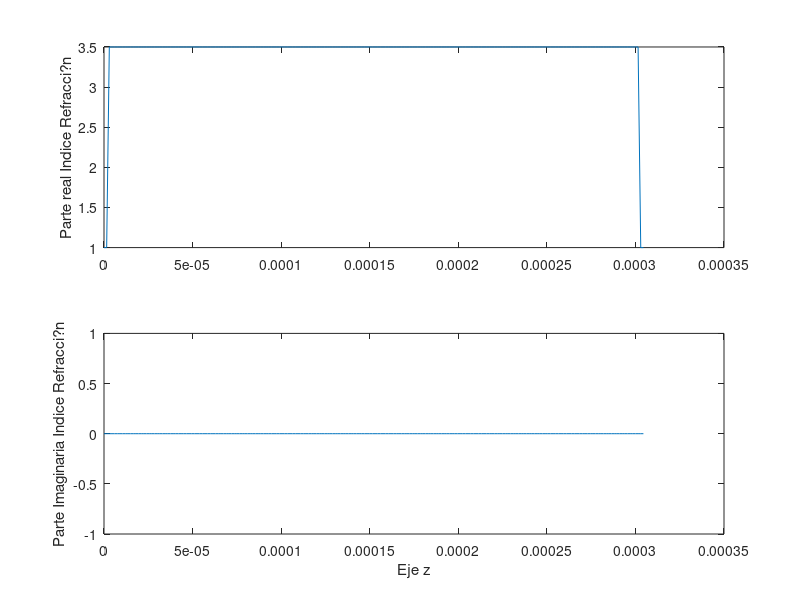

Source code (MATLAB): (Note: this script raises an error after producing the figure.)
%%%% FBP MULTICAPA %%%%% - ANTONIO DELGADO BEJARANO

clear, close,clc;

% PROGRAMA DE SIMULACION PARA PERTURBACIONES PERIODICAS CON n COMPLEJO

% UNIDADES SIST. INTERNACIONAL

% CONSTANTES
c = 2.99793e8;

%% Ganancia optica:

g = 0;
%g = 2e-4;
%g = 3.5e-4;
%g = 4.8336e-4;
%g = 5000;
f = 193e12; % Frecuencia de emision deseada
nC = c*inv(4*pi*f)*g;

%% Definicion y muestreo de la Perturbacion que origina la FG

perturbacion = (3.5 + 1j*nC); % Cavidad fria - Resonador
     
Lper = 300e-6; % Longitud de la perturbacion

% Muestreo de la perturbacion

    % Periodo de muestreo
    z_muestreo = Lper/200;
    
    % Muestreo de la perturbacion
    [capas] = perturbacion.*ones(floor(Lper/z_muestreo),1);
    
% Creacion de las muestras que originan la cavidad FP
% (Espejos)
 n_z = [(1-1j*0); (1-1j*0); capas; (1-1j*0); (1-1j*0)]; % Vector columna

 % Representacion indice de refraccion
subplot(211), plot(z_muestreo.*(0:1:length(n_z)-1).',real(n_z)); ylabel('Parte real Indice Refracci?n')
subplot(212), plot(z_muestreo.*(0:1:length(n_z)-1).',imag(n_z)); xlabel('Eje z'), ylabel('Parte Imaginaria Indice Refracci?n')

%% Caracterizacion macroscopica dispositivo:
    % Funciones de transferencia y respuestas impulsivas en Rx y Tx
    
    % Componentes de frecuencia optica a las que se analiza el dispositivo
    N_frec = 2.^12;  % Num. de frecuencias.
    
    f_i = linspace(191e12, 195e12, N_frec); % Vector fila
    landa_i = 2.99793e8./f_i;
    
    % Estructura de datos en el dominio del tiempo:
    f_max = f_i(length(f_i))-f_i(1);
    %delta_f = f_i-f_i(1,1);
    f_muestreo = f_i(2)-f_i(1);
    
    t_muestreo = inv(2.*f_max);
    t_i = t_muestreo.*(0:1:N_frec);
    
    % Obtencion de la matriz de transferencia:
    % Matriz orden: 2*2*N_frec:

    MT = formTFF_MT(n_z,z_muestreo,f_i);

    % Funcion de transferencia en reflexion
    r_0L = reshape(MT(2,1,:)./MT(1,1,:),1,N_frec); 
        
    % Funcion de transferencia en transmision
    t_0L = reshape(1./MT(1,1,:),1,N_frec); 

%% Reflexividad
figure(2)
plot(f_i, abs(r_0L).^2)
title('Reflectividad [u. n.]: Respuesta espectral en amplitud')
xlabel('Frecuencia Optica'); ylabel('Reflectividad [u. n.]');

%% Ref: Fase
phi_rH = unwrap(angle(r_0L));
figure(3)
plot(f_i, phi_rH)
title('Reflexi?n: Respuesta espectral de fase')
xlabel('Frecuencia Optica');
ylabel('Respuesta Espectral: Fase');

%% Ref: Tiempo grupo
t_rg = -diff(phi_rH)./(2*pi.*diff(f_i));

figure(4)
plot(f_i(1:end-1), t_rg)
title('Reflexi?n: Respuesta espectral de retardo de grupo')
xlabel('Frecuencia ?ptica');
ylabel('Retardo de Grupo');

%% Ref: Respuesta espectral
figure(5)
plot(f_i(1:end-2), diff(t_rg)./(2*pi.*diff(f_i(1:end-1))))
title('Reflexi?n: Respuesta espectral de dispersi?n')
xlabel('Frecuencia ?ptica');
ylabel('Dispersi?n');

%% Ref: Respuesta temporal
hr_0L = real(ifft([r_0L; conj(r_0L(1,(N_frec):-1:1))]));
hr_0L = hr_0L(1:N_frec);
figure(1), plot(t_i(1:end-1), abs(hr_0L)); xlabel('Tiempo (ns)'); 
ylabel('Optical magnitude [n. u.]');

%% Transmitividad
figure(7)
plot(f_i, abs(t_0L).^2)
title('Transmitividad [u. n.]: Respuesta espectral en amplitud')
xlabel('Frecuencia ?ptica'); ylabel('Transmitividad [u. n.]');

%% Trans: Fase
phi_tH = unwrap(angle(t_0L));
figure(8)
plot(f_i, phi_tH)
title('Transmisi?n: Respuesta espectral de fase')
xlabel('Frecuencia ?ptica');
ylabel('Respuesta Espectral: Fase');

%% Trans: Tiempo de grupo
t_tg = -diff(phi_tH)./(2*pi.*diff(f_i));

figure(9)
plot(f_i(1:end-1), t_tg)

title('Transmisi?n: Respuesta espectral de retardo de grupo')
xlabel('Frecuencia ?ptica');
ylabel('Retardo de Grupo');

%% Trans: Dispersion
figure(10)
plot(f_i(1:end-2), diff(t_tg)./(2*pi.*diff(f_i(1:end-1))))
title('Transmisi?n: Respuesta espectral de dispersi?n')
xlabel('Frecuencia ?ptica');
ylabel('Dispersi?n');

%% Tans: Respuesta temporal
hr_0L = real(ifft([t_0L; conj(t_0L(1,(N_frec):-1:1))]));
hr_0L = hr_0L(1:N_frec);
figure(1), plot(t_i(1:end-1), abs(hr_0L)); xlabel('Tiempo (ns)'); 
ylabel('Optical magnitude [n. u.]');
